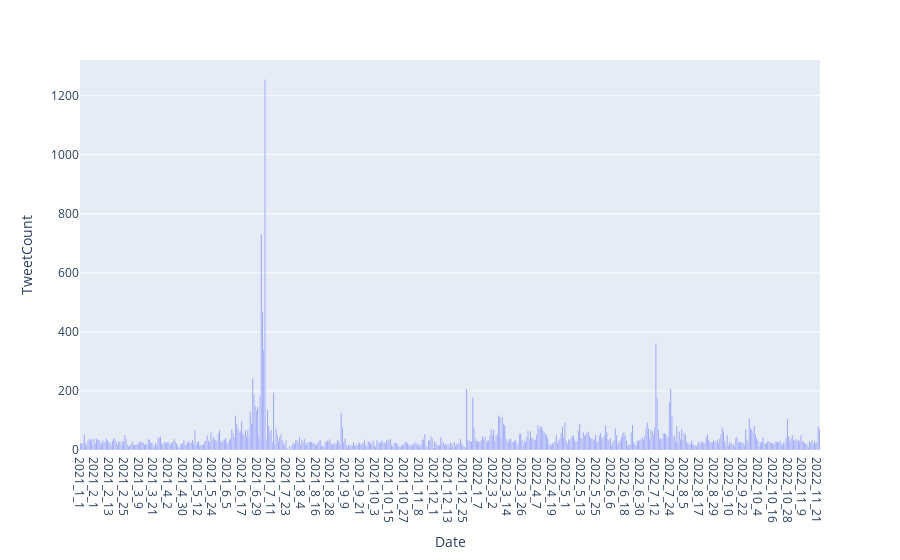

Notebook code for this chart:
### Code cell
tempdf = ps.DataFrame(dfDay)

tempdf.plot(kind='bar', x='Date', y='TweetCount')

### Figure 1 — Plotly figure (JSON) as saved in the notebook; plotly's stock layout.template omitted (floating-point values rounded to 4 significant figures; data arrays with more than 128 entries replaced by an {"elided": "..."} marker saying what was removed)
{"data": [{"alignmentgroup": "True", "hovertemplate": "Date=%{x}<br>TweetCount=%{y}<extra></extra>", "legendgroup": "", "marker": {"color": "#636efa", "pattern": {"shape": ""}}, "name": "", "offsetgroup": "", "orientation": "v", "showlegend": false, "textposition": "auto", "type": "bar", "x": {"elided": "602 str values"}, "xaxis": "x", "y": {"elided": "602 int values"}, "yaxis": "y"}], "layout": {"barmode": "relative", "legend": {"tracegroupgap": 0}, "margin": {"t": 60}, "xaxis": {"anchor": "y", "domain": [0, 1], "title": {"text": "Date"}}, "yaxis": {"anchor": "x", "domain": [0, 1], "title": {"text": "TweetCount"}}}}
